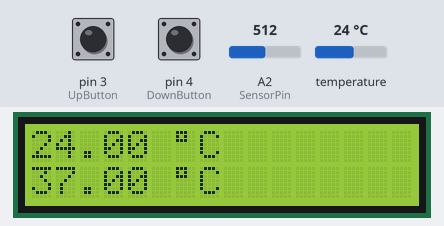
Bench run of a sketch on a simulated Arduino Nano, built with avr-gcc and run on an emulated ATmega328P. Parts: 16×2 character LCD. The inputs (shaded band) are chosen by the test bench; at power-on: temperature 24 °C, pin 3 (UpButton) LOW, pin 4 (DownButton) LOW, A2 (SensorPin) = 512. What the sketch prints to the serial monitor is not drawn.

Above: at 1.2 s.
1.3 s: temperature set to 12 °C
At 3.3 s:
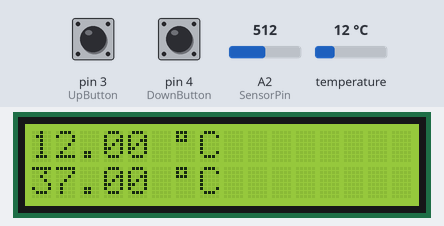
4.1 s: temperature set to 19 °C
At 5.3 s:
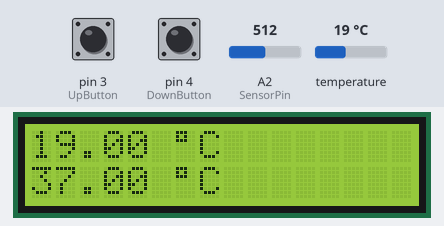
6.6 s: temperature set to 28 °C
At 9.2 s:
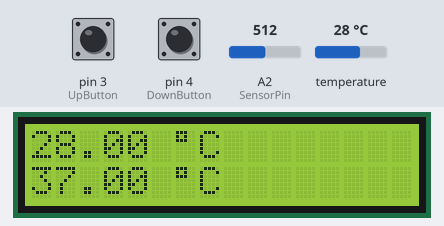
Timing chart, 0 to 10.7 s (numbered marks = the images above; inputs shaded):
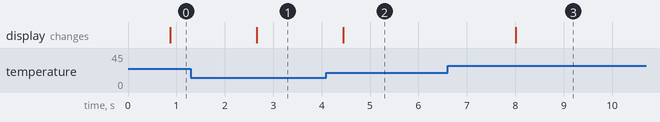

Measured:
- after the input at 1.3 s, the display: changes after 1.4 s (image 1)
- after the input at 4.1 s, the display: changes after 0.34 s (image 2)
- after the input at 6.6 s, the display: changes after 1.4 s (image 3)

The sketch:

TemperaturRegelung.ino
```cpp
//-------------------------------------------------------------------------
// Temperatur Regelung
// Version: V0.5
// created: 29.01.2021
// last edit: 16.04.2021
// author: Jonathan Schumann
// mail: jonathanschumann@gmx.de
//
// for an english version contact the author please.
//
// Der Sketch ist für einen Arduino Nano geschrieben.
// Über ein an Pin 7 angesteuertes Relay wird eine Heitzung betrieben;
// die Ein- und Ausschaltung der Heitzung erfolgt, sobalt die an Pin D2 gemessene Temperatur,
// außerhalb des Temperaturbereichs (Soll +- Delta) liegt.
//
// plan: V0.6: Das Intervall soll über die beiden Knöpfe an Pin 3 und 4 eingestellt werden können
//-------------------------------------------------------------------------
#include <OneWire.h>
#include <LCD_I2C.h>
#include <DallasTemperature.h>
#define ONE_WIRE_BUS 2

// Zuweisung der Anschlüsse
LCD_I2C lcd(0x27); //, 16, 2); //A4 und A5 für SDA und SCL
// LiquidCrystal_I2C lcd(0x27,2,1,0,4,5,6,7,3,POSITIVE);

OneWire oneWire(ONE_WIRE_BUS);
DallasTemperature sensors(&oneWire);

const int SensorPin     = 2; // Digital Pin für digitales Eingangssignal
// chnage following button to
const int PowerPin      = 7; // Digital Pin für digitales Ausgangssignal
//const int OkButtonPin  = 6; // Digital Pin for confirmation of selcted item

// Globale Variablen
int PowerState = 0;
int UpButtonState = 0;
int DownButtonState = 0;

float MesswertTemperatur = 0; // Rohwert für Temperatur
float Temperatur = 0; // Temperatur in °C
float SollTemperatur = 37; // Solltemperatur über 40°C geht der Honig kaputt
float Delta = 0.5; // Abweichungstolleranz von Solltemperatur, sollte kleiner 10°C sein
// nachfolgendes Min und Max löschen
// float SollMax = 37; // Eingestellte Maximal Temperatur in °C
// float SollMin = SollMax; // Eingestellte Minimal Temperatur in °C

float dtLampe = 60000; // Ruhezeit Lampe = min × sek/min × msek/sek


class Button {
  private:
    byte pin;
    byte state;
    byte lastReading;
    unsigned long lastDebounceTime = 0;
    unsigned long debounceDelay = 50;
  public:
    Button(byte pin) {
      this->pin = pin;
      lastReading = LOW;
      init();
    }
    void init() {
      pinMode(pin, INPUT);
      update();
    }
    void update() {
      // You can handle the debounce of the button directly
      // in the class, so you don't have to think about it
      // elsewhere in your code
      byte newReading = digitalRead(pin);

      if (newReading != lastReading) {
        lastDebounceTime = millis();
      }
      if (millis() - lastDebounceTime > debounceDelay) {
        // Update the 'state' attribute only if debounce is checked
        state = newReading;
      }
      lastReading = newReading;
    }
    byte getState() {
      update();
      return state;
    }
    bool isPressed() {
      return (getState() == HIGH);
    }
}; // don't forget the semicolon at the end of the class

//Programm start
void setup()
 {
  Serial.begin(9600); // Serielle Schnittstelle starten für einfacheres testen

  sensors.begin(); // Temperatursensor konfigurieren

  lcd.begin(); // startet den LCD Bidschirm
  lcd.clear(); // Bildschirmausgaben löschen und Curor auf 0,0 setzen
  lcd.backlight(); // Hintergrundbeleuchtung einschalten
  lcd.print("Start");
  lcd.noBlink();

  Button UpButton(3);
  Button DownButton(4);
  // Button OkButton();
  // Button CancelButton();

  pinMode(SensorPin, INPUT);
  pinMode(PowerPin, OUTPUT);
  pinMode(PowerPin, LOW);

  lcd.clear(); // Bildschirmausgaben löschen und Curor auf 0,0 setzen
}


//Test at Startup
void test()
{
  // Serial.print("Testing")
  // hand over to python?

//
}


// Programm
void loop()
{
  // 0. Messung
  sensors.requestTemperatures(); // Temperatur anfragen
  MesswertTemperatur = analogRead(SensorPin); // Temperatur auslesen...
  Temperatur = sensors.getTempCByIndex(0); // ...und in °C speichern

  int i = 0; // Schleifenvariable für Auslesevorgänge
  for (i = 0; i < 5; i++) { // Prüfe Plausibilität der Temperatur fünf Mal
    if(Temperatur < 0 or Temperatur > 50){ // Prüfe Plausibilität der Temperatur
      sensors.requestTemperatures(); // Temperatur anfragen
      MesswertTemperatur = analogRead(SensorPin); // Temperatur auslesen...
      Temperatur = sensors.getTempCByIndex(0); // ...und in °C speichern

      delay(100);
    } else { // Prüfung vorzeitig erfolgreich beenden
      i = 5; // for-Schleife beenden, da Temperatur plausibel
    }
    Serial.println(i);
  }

  if(Temperatur < 0 or Temperatur > 50){ // Abbruchkriterium wegen falscher Messung
    pinMode(PowerPin, LOW);
    lcd.clear(); // Clear the screen
    lcd.print("press reset");
    lcd.blink(); // Blinke mit dem Cursor

  } else { // Normale Temperaturausgabe
    // Temperatur am LCD ausgeben
    lcd.clear(); // Clear the screen
    lcd.print(Temperatur);
    lcd.print(" ");
    lcd.print((char)223);
    lcd.print("C");

    lcd.setCursor(0,1); // neue Zeile
    lcd.print(SollTemperatur);
    lcd.print(" ");
    lcd.print((char)223);
    lcd.print("C");

    if(Temperatur < SollTemperatur - Delta){ // Einschalten
      pinMode(PowerPin, HIGH);
    } else if (Temperatur > SollTemperatur + Delta) { // Ausschalten
      pinMode(PowerPin, LOW);
    }
  }
  delay(1000);
}
```
